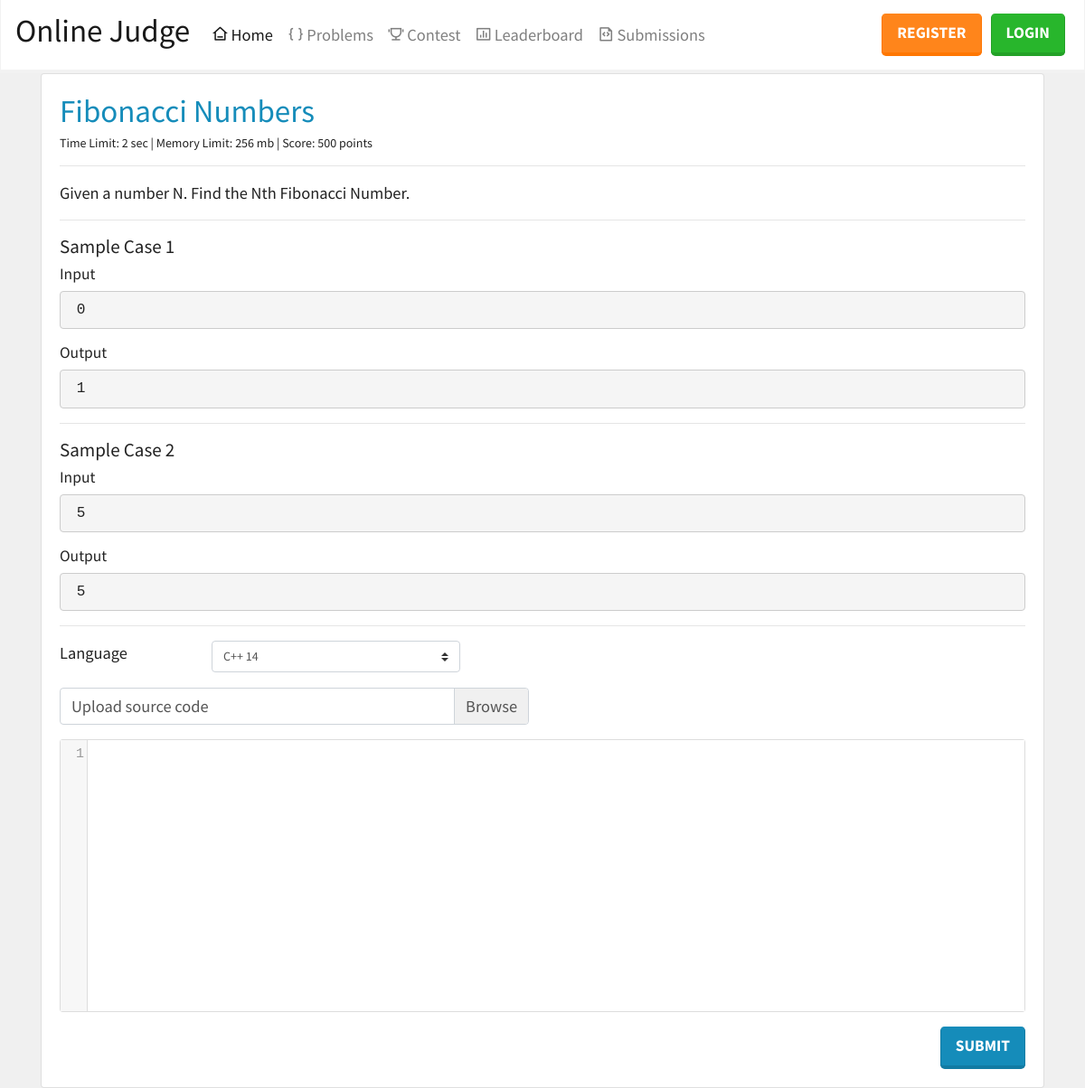
The page /problem/1 on the database its author committed.
### app/models.py (models this page shows)
class Problem(db.Model):
    id = db.Column(db.Integer, primary_key=True)
    contest_id = db.Column(db.Integer, db.ForeignKey("contest.id"))
    title = db.Column(db.String(64))
    body = db.Column(db.Text)
    points = db.Column(db.Integer)
    difficulty = db.Column(db.String(16), index=True)
    time_limit = db.Column(db.Integer)
    memory_limit = db.Column(db.Integer)
    submissions = db.relationship('Submission', backref='problem', lazy='dynamic')
    sample_cases = db.relationship("SampleCase", backref="problem", lazy="dynamic")

class SampleCase(db.Model):
    id = db.Column(db.Integer, primary_key=True)
    problem_id = db.Column(db.Integer, db.ForeignKey("problem.id"))
    title = db.Column(db.String(64))
    input_text = db.Column(db.Text)
    output_text = db.Column(db.Text)
    body = db.Column(db.Text)

### app/routes.py (the view, shortened to what this page needs)
@app.route('/problem/<int:id>', methods = ["GET", "POST"])
def problem(id):
    p = Problem.query.get(id)
    form = SubmissionForm()
    submission = None
    return render_template("problem.html", problem=p, form=form, submission=submission, **get_kwargs())

### app/forms.py
class SubmissionForm(FlaskForm):
    language = SelectField("Language",
        choices=[("cpp", "C++ 14"), ("c", "C 11"), ("java", "Java 8"), ("python3", "Python 3.5"), ("python2", "Python 2.7")])
    code = StringField("Code", widget=TextArea())
    submit = SubmitField("Submit")

class LoginForm(FlaskForm):
    username = StringField('Username', validators=[DataRequired()])
    password = PasswordField('Password', validators=[DataRequired()])
    remember_me = BooleanField('Remember Me')
    submit = SubmitField('Login')

### app/routes.py (called while the page is built)
def get_kwargs():
    return {"login_form": LoginForm(), "registration_form": RegistrationForm()}

### app/templates/problem.html (shortened to what this page needs)
{% extends "base.html" %}
{% block content %}
<link rel="stylesheet" href={{ url_for('static', filename='codemirror/lib/codemirror.css') }}>
<div class="container">
    <div class="card">
        <div class="card-body">
            <h1 class="card-title text-primary">{{ problem.title }}</h1>
            <h6 class="card-subtitle mb-2" role="alert">
                Time Limit: {{ problem.time_limit }} sec | Memory Limit: {{ problem.memory_limit }} mb | Score: {{ problem.points }} points
            </h6>
            <hr>
            <p class="card-text">
                {{ problem.body|safe }}
            </p>
            <hr>
            {% for test in problem.sample_cases %}
                <p class="card-text">
                    <h4> {{ test.title }} </h4>
                    <h5> Input </h5>
                    <pre> {{ test.input_text }} </pre>
                    <h5> Output </h5>
                    <pre> {{ test.output_text }} </pre>
                </p>
                <hr>
            {% endfor %}
            <form action="" method="POST">
                <div class="form-group row">
                    {{ form.language.label(class="col-sm-2") }}
                    {{ form.language(class="custom-select col-sm-3", onchange="changeLanguage.call(this, event)") }}
                </div>
                <div class="form-group row">
                    <div class="col-sm-6">
                        <div class="custom-file">
                            <label class="custom-file-label" for="customFile">Upload source code</label>
                        </div>
                    </div>
                </div>
                <div class="form-group" style="border: #ddd solid 1px; border-radius: 3px;">
                </div>
                {{ form.submit(class="btn btn-primary btn-lg", style="float: right;")}}
            </form>
        </div>
    </div>
</div>
{% endblock %}

### app/templates/problem.html (style rules this page uses)
pre { border: 1px solid #ccc; border-radius: 4px; padding: 8px; background-color: #f5f5f5;" }

### rows shown on the page
Problem: title "Fibonacci Numbers", time_limit "2", memory_limit "256", points "500", body "Given a number N. Find the Nth Fibonacci Number."
SampleCase: title "Sample Case 1", input_text "0", output_text "1"
SampleCase: title "Sample Case 2", input_text "5", output_text "5"
